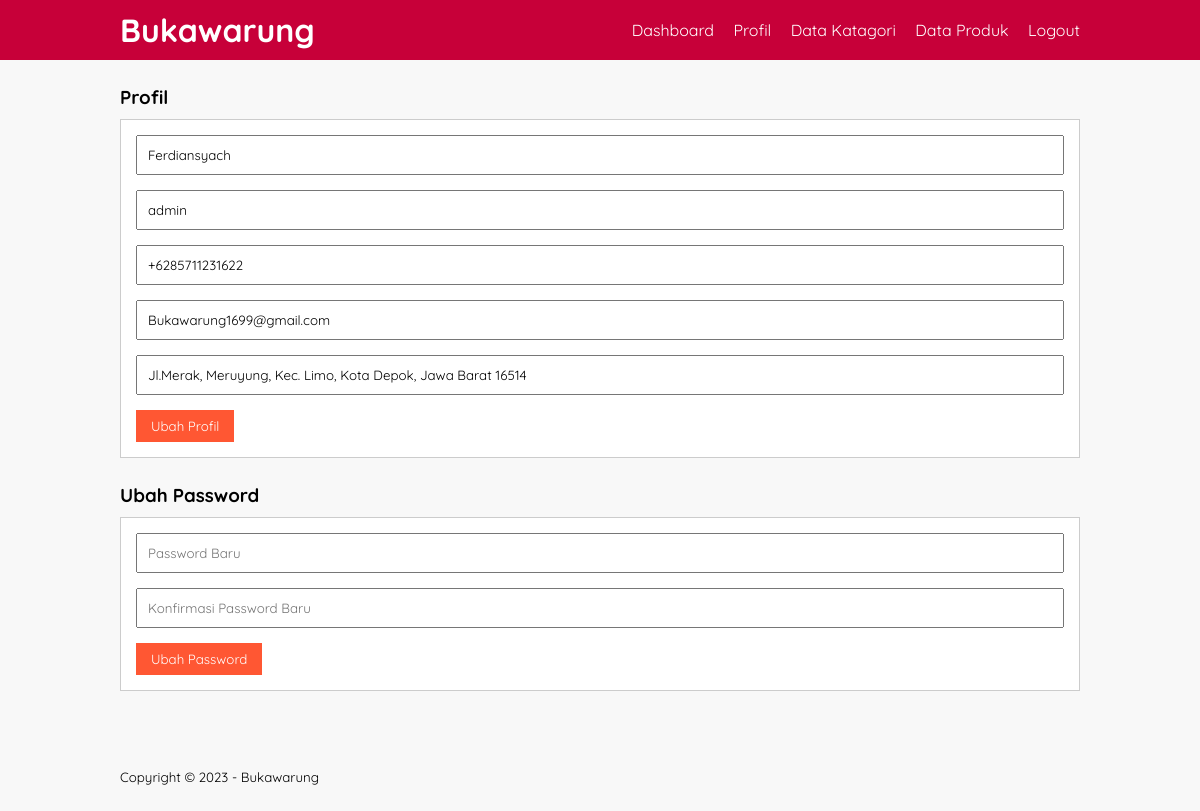
/profil.php (signed in), run on the app's committed database.
### tables this page shows
CREATE TABLE `db_admin` (
  `admin_id` int(100) NOT NULL,
  `admin_name` varchar(50) NOT NULL,
  `username` varchar(50) NOT NULL,
  `password` varchar(100) NOT NULL,
  `admin_telp` varchar(20) NOT NULL,
  `admin_email` varchar(50) NOT NULL,
  `admin_address` text NOT NULL
);

### profil.php (the view, shortened to what this page needs)
<?php
include 'db.php';
$query = mysqli_query($conn, "SELECT * FROM db_admin WHERE admin_id ='" . $_SESSION['id'] . "' ");
$d = mysqli_fetch_object($query);
?>
<!DOCTYPE html>
<html lang="en">
<head>
  <link rel="stylesheet" type="text/css" href="css/style.css">
</head>
<body>
  <header>
    <div class="container">
      <h1><a href="dashboard.php">Bukawarung</a></h1>
      <ul>
        <li><a href="dashboard.php">Dashboard</a></li>
        <li><a href="profil.php">Profil</a></li>
        <li><a href="data-kategori.php">Data Katagori</a></li>
        <li><a href="data-produk.php">Data Produk</a></li>
        <li><a href="keluar.php">Logout</a></li>
      </ul>
    </div>
  </header>
  <div class="section">
    <div class="container">
      <h3>Profil</h3>
      <div class="box">
        <form action="" method="POST">
          <input type="text" name="nama" placeholder="Nama Lengkap" class="input-control"
            value="<?php echo $d->admin_name ?>" required>
          <input type="text" name="user" placeholder="username" class="input-control" value="<?php echo $d->username ?>"
            required>
          <input type="text" name="hp" placeholder="No hp" class="input-control" value="<?php echo $d->admin_telp ?>"
            required>
          <input type="email" name="email" placeholder="Email" class="input-control"
            value="<?php echo $d->admin_email ?>" required>
          <input type="text" name="alamat" placeholder="Alamat" class="input-control"
            value="<?php echo $d->admin_address ?>" required>
          <input type="submit" name="submit" value="Ubah Profil" class="btn">
        </form>
      </div>
      <h3>Ubah Password</h3>
      <div class="box">
        <form action="" method="POST">
          <input type="password" name="pass1" placeholder="Password Baru" class="input-control" required>
          <input type="password" name="pass2" placeholder="Konfirmasi Password Baru" class="input-control" required>
          <input type="submit" name="ubah_password" value="Ubah Password" class="btn">
        </form>
      </div>
    </div>
  </div>
  <footer>
    <div class="container">
      <small>Copyright &copy; 2023 - Bukawarung</small>
    </div>
  </footer>
</body>
</html>

### css/style.css (style rules this page uses)
* { padding: 0; margin: 0; font-family: "Quicksand", sans-serif; }
body { background-color: #f8f8f8; }
a { color: inherit; text-decoration: none; }
.input-control { width: 100%; padding: 10px; margin-bottom: 15px; box-sizing: border-box; }
.btn { padding: 8px 15px; background-color: #ff5733; color: #fff; border: none; cursor: pointer; }
header { background-color: #c70039; color: #fff; }
header h1 { float: left; padding: 10px 0; }
header ul { float: right; }
header ul li { display: inline-block; }
header ul li a { padding: 20px 0 20px 15px; display: inline-block; }
footer { padding: 25px 0; }
.container { width: 80%; margin: 0 auto; }
.container::after { content: ""; display: block; clear: both; }
.section { padding: 25px 0; }
.box { background-color: #fff; border: 1px solid #ccc; padding: 15px; box-sizing: border-box; margin: 10px 0 25px 0; }
.box::after { content: ""; display: block; clear: both; }

### data on the page
db_admin: nama "Ferdiansyach", user "admin", hp "+6285711231622", email "Bukawarung1699@gmail.com", alamat "Jl.Merak, Meruyung, Kec. Limo, Kota Depok, Jawa Barat 16514"
